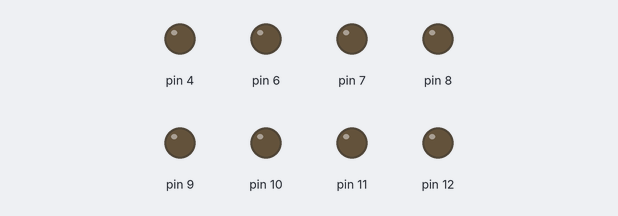
Simulated run of this sketch. Board: Arduino Uno, built with avr-gcc and run on an emulated ATmega328P. Shown: output pins drawn as LEDs (lit = HIGH).

Above: at 1.4 s.
At 4.4 s:
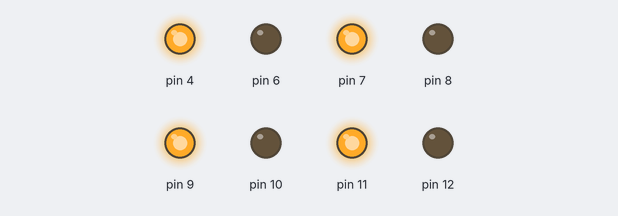
At 6.9 s:
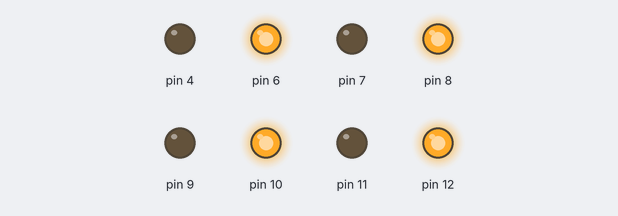
At 8.29 s:
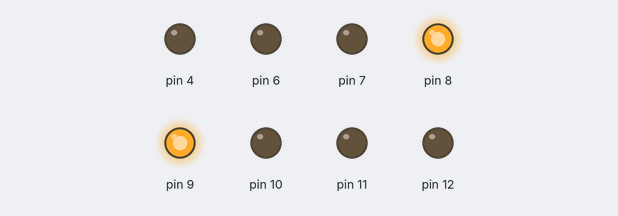
At 9.44 s:
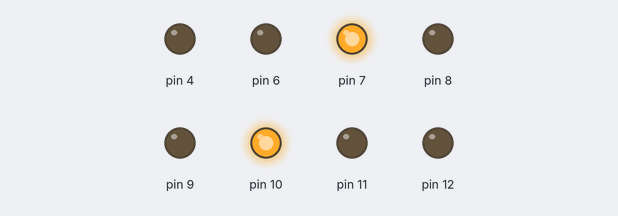
At 12.1 s:
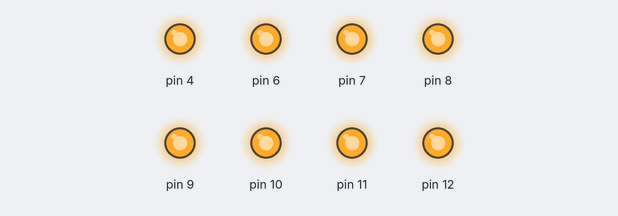
Timing chart, 0 to 13.0 s (numbered marks = the images above):
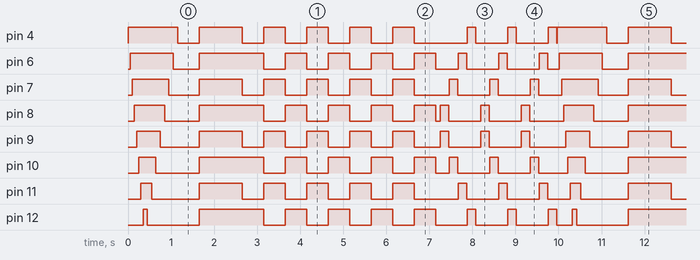

The sketch:

reverse_domino.ino
```cpp
int blink = 50; //delay value in milleseconds for first domino sequence
int invertedBlink = 200; //delay for inside out pattern

void setup() {
  // put your setup code here, to run once:
  pinMode(4,OUTPUT);
  pinMode(6,OUTPUT);
  pinMode(7,OUTPUT);
  pinMode(8,OUTPUT);
  pinMode(9,OUTPUT);
  pinMode(10,OUTPUT);
  pinMode(11,OUTPUT);
  pinMode(12,OUTPUT);
}

void loop() {
  // LEDs blink one at a time going in order down the row
  digitalWrite(4, HIGH);
  delay(blink);

  digitalWrite(6,HIGH);
  delay(blink);

  digitalWrite(7,HIGH);
  delay(blink);

  digitalWrite(8,HIGH);
  delay(blink);

  digitalWrite(9,HIGH);
  delay(blink);

  digitalWrite(10,HIGH);
  delay(blink);

  digitalWrite(11,HIGH);
  delay(blink);

  digitalWrite(12,HIGH);
  delay(blink);

  //going back
  digitalWrite(12, HIGH);
  delay(blink);
  digitalWrite(12, LOW);
  delay(blink);

  digitalWrite(11,HIGH);
  delay(blink);
  digitalWrite(11,LOW);
  delay(blink);

  digitalWrite(10,HIGH);
  delay(blink);
  digitalWrite(10,LOW);
  delay(blink);

  digitalWrite(9,HIGH);
  delay(blink);
  digitalWrite(9,LOW);
  delay(blink);

  digitalWrite(8,HIGH);
  delay(blink);
  digitalWrite(8,LOW);
  delay(blink);

  digitalWrite(7,HIGH);
  delay(blink);
  digitalWrite(7,LOW);
  delay(blink);

  digitalWrite(6,HIGH);
  delay(blink);
  digitalWrite(6,LOW);
  delay(blink);

  digitalWrite(4,HIGH);
  delay(blink);
  digitalWrite(4,LOW);
  delay(500); //end reverse domino

  //all LEDs light up at once
  digitalWrite(4, HIGH);
  digitalWrite(6, HIGH);
  digitalWrite(7, HIGH);
  digitalWrite(8, HIGH);
  digitalWrite(9, HIGH);
  digitalWrite(10, HIGH);
  digitalWrite(11, HIGH);
  digitalWrite(12, HIGH);
  delay(1000);

  //begin staggering lights
  digitalWrite(4, LOW);
  digitalWrite(7, LOW);
  digitalWrite(9, LOW);
  digitalWrite(11, LOW);
  delay(500);

  //copy next 4 blocks to repeat
  digitalWrite(4, HIGH);
  digitalWrite(7, HIGH);
  digitalWrite(9, HIGH);
  digitalWrite(11, HIGH);

  digitalWrite(6, LOW);
  digitalWrite(8, LOW);
  digitalWrite(10, LOW);
  digitalWrite(12, LOW);
  delay(500);

  digitalWrite(4, LOW);
  digitalWrite(7, LOW);
  digitalWrite(9, LOW);
  digitalWrite(11, LOW);

  digitalWrite(6, HIGH);
  digitalWrite(8, HIGH);
  digitalWrite(10, HIGH);
  digitalWrite(12, HIGH);
  delay(500);

  //repeat 2
  digitalWrite(4, HIGH);
  digitalWrite(7, HIGH);
  digitalWrite(9, HIGH);
  digitalWrite(11, HIGH);

  digitalWrite(6, LOW);
  digitalWrite(8, LOW);
  digitalWrite(10, LOW);
  digitalWrite(12, LOW);
  delay(500);

  digitalWrite(4, LOW);
  digitalWrite(7, LOW);
  digitalWrite(9, LOW);
  digitalWrite(11, LOW);

  digitalWrite(6, HIGH);
  digitalWrite(8, HIGH);
  digitalWrite(10, HIGH);
  digitalWrite(12, HIGH);
  delay(500);

  //repeat 3
  digitalWrite(4, HIGH);
  digitalWrite(7, HIGH);
  digitalWrite(9, HIGH);
  digitalWrite(11, HIGH);

  digitalWrite(6, LOW);
  digitalWrite(8, LOW);
  digitalWrite(10, LOW);
  digitalWrite(12, LOW);
  delay(500);

  digitalWrite(4, LOW);
  digitalWrite(7, LOW);
  digitalWrite(9, LOW);
  digitalWrite(11, LOW);

  digitalWrite(6, HIGH);
  digitalWrite(8, HIGH);
  digitalWrite(10, HIGH);
  digitalWrite(12, HIGH);
  delay(500);

  //repeat 4
  digitalWrite(4, HIGH);
  digitalWrite(7, HIGH);
  digitalWrite(9, HIGH);
  digitalWrite(11, HIGH);

  digitalWrite(6, LOW);
  digitalWrite(8, LOW);
  digitalWrite(10, LOW);
  digitalWrite(12, LOW);
  delay(500);

  digitalWrite(4, LOW);
  digitalWrite(7, LOW);
  digitalWrite(9, LOW);
  digitalWrite(11, LOW);

  digitalWrite(6, HIGH);
  digitalWrite(8, HIGH);
  digitalWrite(10, HIGH);
  digitalWrite(12, HIGH);
  delay(500);

  //lighting up from inside to outside LEDS
  //to begin, all leds turn off
  digitalWrite(4, LOW);
  digitalWrite(6, LOW);
  digitalWrite(7, LOW);
  digitalWrite(8, LOW);
  digitalWrite(9, LOW);
  digitalWrite(10, LOW);
  digitalWrite(11, LOW);
  digitalWrite(12, LOW);
  delay(100);

  //lighting up from inside to outside
  digitalWrite(8, HIGH);
  digitalWrite(9, HIGH);
  delay(invertedBlink);

  digitalWrite(8, LOW);
  digitalWrite(9, LOW);
  delay(10);

  digitalWrite(7, HIGH);
  digitalWrite(10, HIGH);
  delay(invertedBlink);

  digitalWrite(7, LOW);
  digitalWrite(10, LOW);
  delay(10);

  digitalWrite(6, HIGH);
  digitalWrite(11, HIGH);
  delay(invertedBlink);

  digitalWrite(6, LOW);
  digitalWrite(11, LOW);
  delay(10);

  digitalWrite(4, HIGH);
  digitalWrite(12, HIGH);
  delay(invertedBlink);

  digitalWrite(4, LOW);
  digitalWrite(12, LOW);
  delay(10);

  //lighting up from inside to outside LEDS
  //to begin, all leds turn off
  digitalWrite(4, LOW);
  digitalWrite(6, LOW);
  digitalWrite(7, LOW);
  digitalWrite(8, LOW);
  digitalWrite(9, LOW);
  digitalWrite(10, LOW);
  digitalWrite(11, LOW);
  digitalWrite(12, LOW);
  delay(100);

  //lighting up from inside to outside
  digitalWrite(8, HIGH);
  digitalWrite(9, HIGH);
  delay(invertedBlink);

  digitalWrite(8, LOW);
  digitalWrite(9, LOW);
  delay(10);

  digitalWrite(7, HIGH);
  digitalWrite(10, HIGH);
  delay(invertedBlink);

  digitalWrite(7, LOW);
  digitalWrite(10, LOW);
  delay(10);

  digitalWrite(6, HIGH);
  digitalWrite(11, HIGH);
  delay(invertedBlink);

  digitalWrite(6, LOW);
  digitalWrite(11, LOW);
  delay(10);

  digitalWrite(4, HIGH);
  digitalWrite(12, HIGH);
  delay(invertedBlink);

  digitalWrite(4, LOW);
  digitalWrite(12, LOW);
  delay(10);

  //lighting up from inside to outside LEDS
  //to begin, all leds turn off
  digitalWrite(4, LOW);
  digitalWrite(6, LOW);
  digitalWrite(7, LOW);
  digitalWrite(8, LOW);
  digitalWrite(9, LOW);
  digitalWrite(10, LOW);
  digitalWrite(11, LOW);
  digitalWrite(12, LOW);
  delay(100);

  //lighting up from inside to outside
  digitalWrite(8, HIGH);
  digitalWrite(9, HIGH);
  delay(invertedBlink);

  digitalWrite(8, LOW);
  digitalWrite(9, LOW);
  delay(10);

  digitalWrite(7, HIGH);
  digitalWrite(10, HIGH);
  delay(invertedBlink);

  digitalWrite(7, LOW);
  digitalWrite(10, LOW);
  delay(10);

  digitalWrite(6, HIGH);
  digitalWrite(11, HIGH);
  delay(invertedBlink);

  digitalWrite(6, LOW);
  digitalWrite(11, LOW);
  delay(10);

  digitalWrite(4, HIGH);
  digitalWrite(12, HIGH);
  delay(invertedBlink);

  digitalWrite(4, LOW);
  digitalWrite(12, LOW);
  delay(10);

}
```

Measured:
- by itself, pin 4: repeats every 10.0 s: LOW 0.50 s, HIGH 1.0 s, 4 × (LOW 0.50 s, HIGH 0.50 s), LOW 1.2 s, 2 × (HIGH 0.20 s, LOW 0.74 s), HIGH 0.20 s, LOW 0.01 s, HIGH 1.2 s
- by itself, pin 6: repeats every 10.0 s: LOW 0.60 s, HIGH 1.5 s, 4 × (LOW 0.50 s, HIGH 0.50 s), LOW 0.52 s, 2 × (HIGH 0.20 s, LOW 0.74 s), HIGH 0.20 s, LOW 0.27 s, HIGH 1.0 s
- by itself, everything shown: repeats every 10.0 s, in 41 steps
